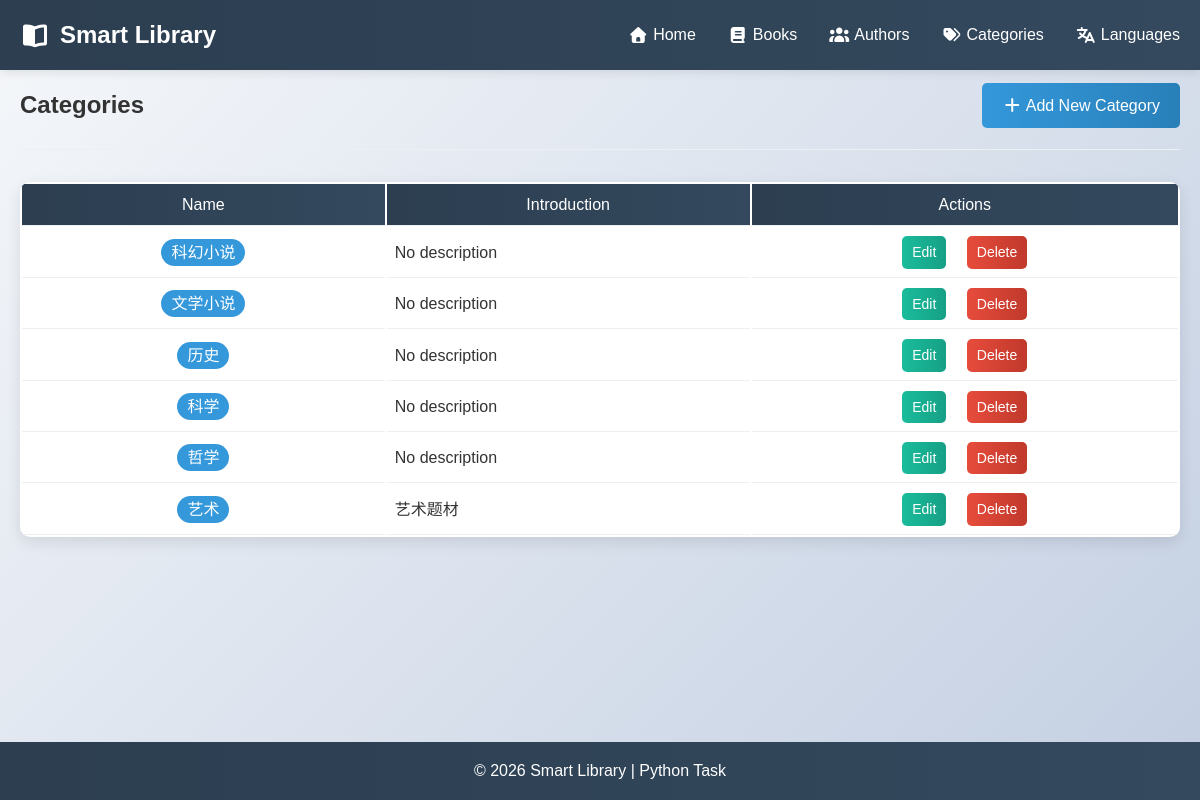
/categories, run on an earlier commit of the app's database.
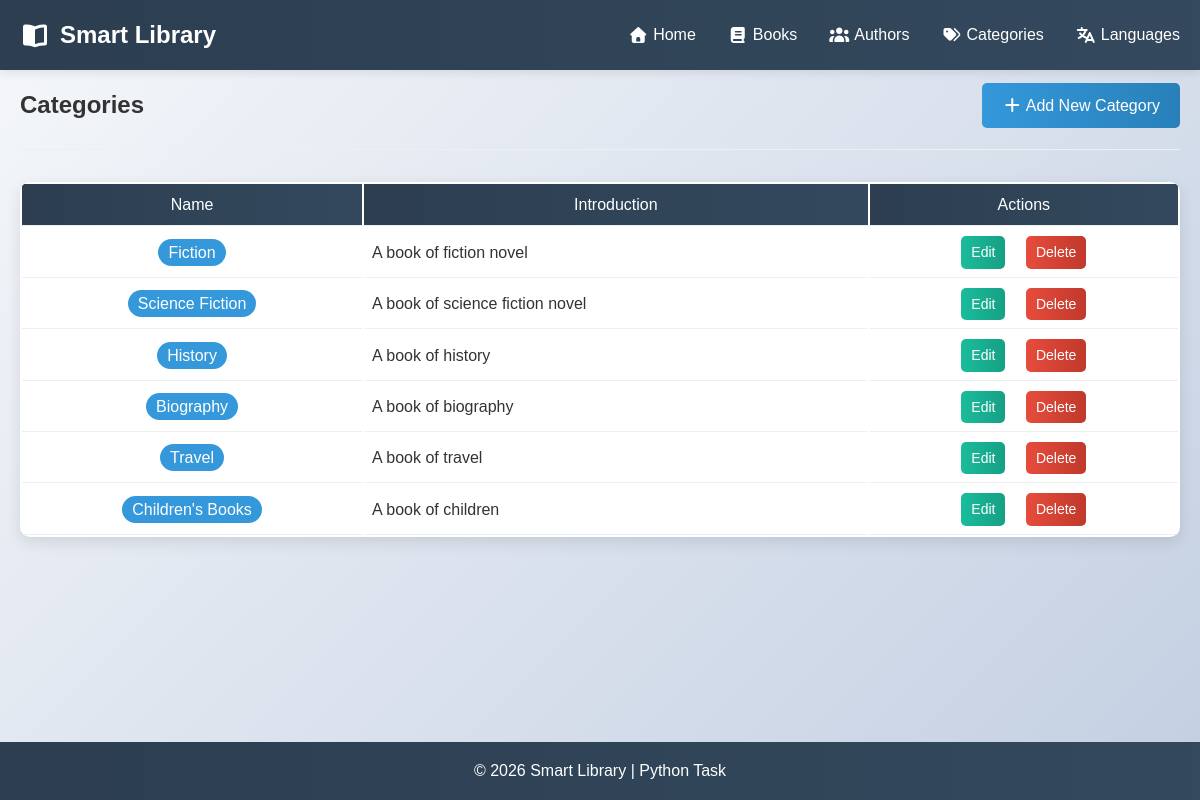
And on a later commit of the database.
### models.py (models this page shows, shortened)
class Category(db.Model):
    id = db.Column(db.Integer, primary_key=True)
    name = db.Column(db.String(50), nullable=False, unique=True)
    description = db.Column(db.String(200))

### app.py (the view)
@app.route('/categories')
def list_categories():
    categories = Category.query.all()
    return render_template('categories.html', categories=categories)

### templates/categories.html (shortened to what this page needs)
{% extends "base.html" %}
{% block content %}
<section class="page-header">
    <h1 class="main-title">Categories</h1>
    <a href="{{ url_for('add_category') }}" class="btn btn-primary"><i class="fas fa-plus"></i> Add New Category</a>
</section>
<div class="books-container">
    {% if categories %}
    <table class="books-table">
        <thead>
            <tr>
                <th>Name</th>
                <th>Introduction</th>
                <th>Actions</th>
            </tr>
        </thead>
        <tbody>
            {% for category in categories %}
            <tr>
                <td><span class="category-tag" style="font-size:1rem;">{{ category.name }}</span></td>
                <td class="category-introduction-td">{{ category.description or 'No description' }}</td>
                {% with
                edit_url = url_for('edit_category', category_id=category.id),
                delete_url = url_for('delete_category', category_id=category.id)
                %}
                {% include 'btns_edit_del.html' %}
                {% endwith %}
            </tr>
            {% endfor %}
        </tbody>
    </table>
    {% else %}
    <div class="empty-state">
        <h3>Temp categories available.</h3>
    </div>
    {% endif %}
</div>
{% endblock %}

### templates/base.html (shortened to what this page needs)
<!DOCTYPE html>
<html lang="zh-CN">
<head>
    <link rel="stylesheet" href="{{ url_for('static', filename='css/style.css') }}">
    <link rel="stylesheet" href="https://cdnjs.cloudflare.com/ajax/libs/font-awesome/7.0.0/css/all.min.css">
</head>
<body>
    <nav class="navbar">
        <div class="container">
            <a href="{{ url_for('index') }}" class="logo">
                <i class="fas fa-book-open"></i> Smart Library
            </a>
            <ul class="nav-links">
                <li><a href="{{ url_for('index') }}"><i class="fas fa-home"></i> Home</a></li>
                <li><a href="{{ url_for('books') }}"><i class="fas fa-book"></i> Books</a></li>
                <li><a href="{{ url_for('list_authors') }}"><i class="fas fa-users"></i> Authors</a></li>
                <li><a href="{{ url_for('list_categories') }}"><i class="fas fa-tags"></i> Categories</a></li>
                <li><a href="{{ url_for('list_languages') }}"><i class="fas fa-language"></i> Languages</a></li>
            </ul>
        </div>
    </nav>
    <main class="container">
        {% block content %}{% endblock %}
    </main>
    <footer class="footer">
        <div class="container">
            <p>&copy; 2026 Smart Library | Python Task</p>
        </div>
    </footer>
</body>
</html>

### templates/btns_edit_del.html
<td>
    <a href="{{ edit_url }}" class="btn btn-small btn-info">Edit</a>
    <a href="{{ delete_url }}" class="btn btn-small btn-danger" style="margin-left: 1rem;">Delete</a>
</td>

### static/css/style.css (style rules this page uses)
* { margin: 0; padding: 0; box-sizing: border-box; }
body { font-family: 'Noto Sans SC', sans-serif; line-height: 1.6; color: #333; background: linear-gradient(135deg, #f5f7fa 0%, #c3cfe2 100%); min-height: 100vh; }
.container { max-width: 1200px; margin: 0 auto; padding: 0 20px; }
.navbar { background: linear-gradient(90deg, #2c3e50 0%, #34495e 100%); color: white; padding: 1rem 0; box-shadow: 0 2px 10px rgba(0, 0, 0, 0.1); position: sticky; top: 0; z-index: 100; }
.navbar .container { display: flex; justify-content: space-between; align-items: center; }
.logo { color: white; text-decoration: none; font-size: 1.5rem; font-weight: 700; display: flex; align-items: center; gap: 10px; }
.nav-links { display: flex; list-style: none; gap: 2rem; }
.nav-links a { color: white; text-decoration: none; font-weight: 500; transition: color 0.3s ease; display: flex; align-items: center; gap: 5px; }
.page-header { display: flex; justify-content: space-between; align-items: center; margin-bottom: 2rem; padding-bottom: 0.5rem; border-bottom: 1px solid #ecf0f1; }
.main-title { margin: 1rem 0; }
main { padding: 2rem 0; min-height: calc(100vh - 9rem - 2rem); margin-bottom: 5rem !important; }
.btn { display: inline-block; padding: 10px 20px; border: none; border-radius: 5px; text-decoration: none; font-weight: 500; cursor: pointer; transition: all 0.3s ease; font-family: inherit; font-size: 1rem; }
.btn-primary { background: linear-gradient(90deg, #3498db 0%, #2980b9 100%); color: white; }
.btn-danger { background: linear-gradient(90deg, #e74c3c 0%, #c0392b 100%); color: white; }
.btn-info { background: linear-gradient(90deg, #1abc9c 0%, #16a085 100%); color: white; }
.btn-small { padding: 5px 10px; font-size: 0.875rem; }
.books-table { width: 100%; background: white; border-radius: 10px; overflow: hidden; box-shadow: 0 5px 15px rgba(0, 0, 0, 0.1); }
.books-table th, .books-table td { padding: 0.5rem; text-align: center; border-bottom: 1px solid #ecf0f1; min-width: 120px; }
.books-table th { background: linear-gradient(90deg, #2c3e50 0%, #34495e 100%); color: white; text-align: center; font-weight: 500; }
.category-tag { background: #3498db; color: white; padding: 5px 10px; border-radius: 20px; font-size: 0.875rem; }
.category-introduction-td { text-align: left !important; }
.footer { position: fixed; bottom: 0; left: 0; width: 100%; background: linear-gradient(90deg, #2c3e50 0%, #34495e 100%); color: white; text-align: center; padding: 1rem 0; }

What changed in the data, as far as the page shows it:
changed Category: name "科幻小说" → "Fiction"; description "No description" → "A book of fiction novel"
changed Category: name "文学小说" → "Science Fiction"; description "No description" → "A book of science fiction novel"
changed Category: name "历史" → "History"; description "No description" → "A book of history"
changed Category: name "科学" → "Biography"; description "No description" → "A book of biography"
changed Category: name "哲学" → "Travel"; description "No description" → "A book of travel"
changed Category: name "艺术" → "Children's Books"; description "艺术题材" → "A book of children"
